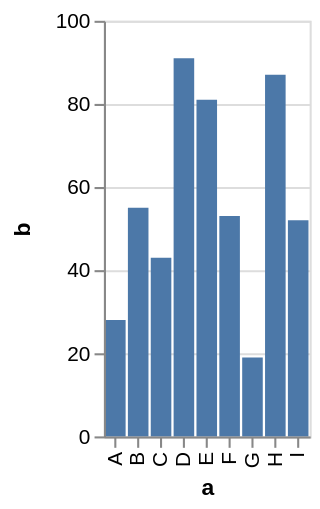

The Vega-Lite source for this figure:
### Vega specification from a JSON file in a GitHub repository (floating-point values rounded to 4 significant figures)
{"$schema": "https://vega.github.io/schema/vega/v3.0.json", "description": "A simple bar chart with embedded data.", "autosize": "pad", "padding": 5, "height": 200, "style": "cell", "data": [{"name": "source_0", "values": [{"a": "A", "b": 28}, {"a": "B", "b": 55}, {"a": "C", "b": 43}, {"a": "D", "b": 91}, {"a": "E", "b": 81}, {"a": "F", "b": 53}, {"a": "G", "b": 19}, {"a": "H", "b": 87}, {"a": "I", "b": 52}]}, {"name": "data_0", "source": "source_0", "transform": [{"type": "formula", "expr": "toNumber(datum[\"b\"])", "as": "b"}, {"type": "filter", "expr": "datum[\"b\"] !== null && !isNaN(datum[\"b\"])"}]}], "signals": [{"name": "x_step", "value": 11}, {"name": "width", "update": "bandspace(domain('x').length, 0.1, 0.05) * x_step"}], "marks": [{"name": "marks", "type": "rect", "style": ["bar"], "from": {"data": "data_0"}, "encode": {"update": {"fill": {"value": "#4c78a8"}, "x": {"scale": "x", "field": "a"}, "width": {"scale": "x", "band": true}, "y": {"scale": "y", "field": "b"}, "y2": {"scale": "y", "value": 0}}}}], "scales": [{"name": "x", "type": "band", "domain": {"data": "data_0", "field": "a", "sort": true}, "range": {"step": {"signal": "x_step"}}, "paddingInner": 0.1, "paddingOuter": 0.05}, {"name": "y", "type": "linear", "domain": {"data": "data_0", "field": "b"}, "range": [{"signal": "height"}, 0], "nice": true, "zero": true}], "axes": [{"scale": "x", "orient": "bottom", "labelOverlap": true, "title": "a", "encode": {"labels": {"update": {"angle": {"value": 270}, "align": {"value": "right"}, "baseline": {"value": "middle"}}}}, "zindex": 1}, {"scale": "y", "orient": "left", "labelOverlap": true, "tickCount": {"signal": "ceil(height/40)"}, "title": "b", "zindex": 1}, {"scale": "y", "orient": "left", "grid": true, "tickCount": {"signal": "ceil(height/40)"}, "gridScale": "x", "domain": false, "labels": false, "maxExtent": 0, "minExtent": 0, "ticks": false, "zindex": 0}], "config": {"axisY": {"minExtent": 30}}}
